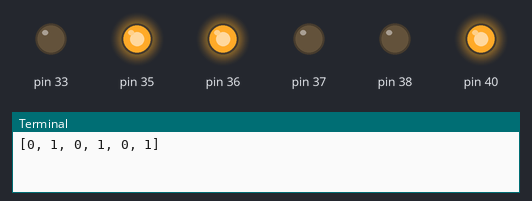
The program below on a simulated Raspberry Pi (header pin numbers). Shown: output pins drawn as LEDs (lit = HIGH), the last lines printed to the terminal. At 2.0 s the program stops and its outputs stay as they are.

Above: at 0.05 s.
At 1.95 s:
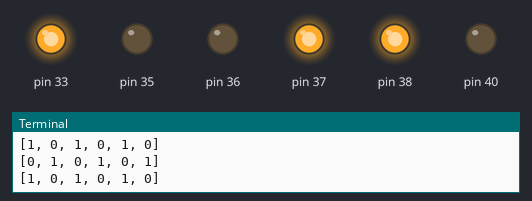
Timing chart, 0 to 3.0 s (numbered marks = the images above):
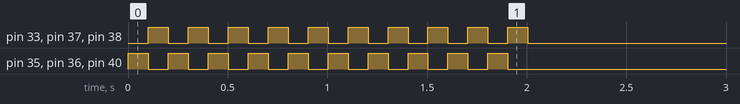

Measured:
- by itself, pin 33, pin 35–38, pin 40: alternates HIGH for 0.10 s and LOW for 0.10 s, 20 changes in all, then stays LOW

The program:

07_FenyjatekMintaval.py
```python
#07_FenyjatekMintaval.py
#---------------------------
#Fényjáték bit-minta alapján

import RPi.GPIO as GPIO
import time
import random
import os.path
GPIO.setwarnings(False)
GPIO.setmode(GPIO.BOARD)
GPIO.cleanup()

#pin változók
pRed1 = 37
pYellow1 = 35
pGreen1 = 33
pRed2 = 40
pYellow2 = 38
pGreen2 = 36

T = 1.0 #alap bit-minta idő (1s)
k = 10 #gyorsítási tényező
T = T/k #periódusidő k-szorosára gyorsítása
n = 10 #ismétlések száma

#Fény bit-minta tömbök
pattern1 = [0,1,0,1,0,1]
pattern2 = [1,0,1,0,1,0]


#A lábak definiálása: mindegyik kimenet lesz
pins = [pRed1, pYellow1, pGreen1, pRed2, pYellow2, pGreen2]
#minden pin legyen kimenet
for pin in pins:
    GPIO.setup(pin, GPIO.OUT)

#Led kigyújtó függvény bit-minta szerint
def LedFromPattern(pattern):
    print(pattern)
    for i in range(0, len(pattern)):
        GPIO.output(pins[i], pattern[i])

try:
    for i in range(n):
        LedFromPattern(pattern1)
        time.sleep(T)
        LedFromPattern(pattern2)
        time.sleep(T)

    GPIO.cleanup()
    print("Vége. Pinek kikapcsolva")

except KeyboardInterrupt:
    GPIO.cleanup()
    print("Folyamat megszakítva, Pinek kikapcsolva")
```
